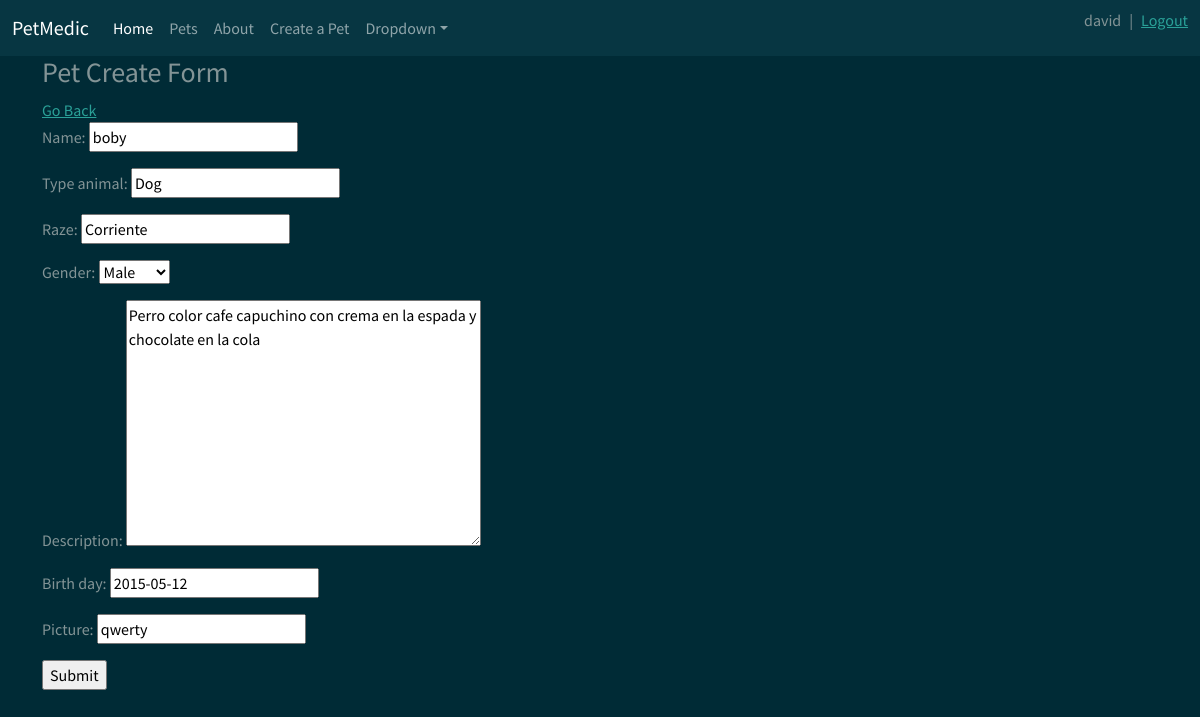
The page /pet/1/update/ (signed in) on the database its author committed.
### pet/models.py (models this page shows, shortened)
class Pet(models.Model):
    owner = models.ForeignKey(
        User,
        on_delete=models.CASCADE,
        null=True,
        blank=True,
    )
    FEMALE = 'F'
    MALE = 'M'
    GENDER_CHOICES = [
        (FEMALE, 'Female'),
        (MALE, 'Male'),
    ]
    id = models.AutoField(primary_key=True)
    name = models.CharField(max_length=100)
    type_animal = models.CharField(max_length=100)
    raze = models.CharField(max_length=100)
    gender = models.CharField(
        max_length=2,
        choices=GENDER_CHOICES,
        default=FEMALE,
    )
    description = models.TextField(null=True, blank=True)
    birth_day = models.DateField()
    picture = models.CharField(max_length=500)
    updated = models.DateTimeField(auto_now=True)  # hace referencia de cuando de actualiza  (todo el tiempo)
    created = models.DateTimeField(auto_now_add=True)  # hace referencia a cuando se creo la mascota (una vez)

### pet/views.py (the view)
# urls.py: path('pet/<int:pk>/update/', PetUpdate.as_view(), name='pet_update'),
class PetUpdate(LoginRequiredMixin, UpdateView):
    model = Pet
    fields = [
        'name',
        'type_animal',
        'raze',
        'gender',
        'description',
        'birth_day',
        'picture',
    ]
    success_url = reverse_lazy('pet_list')

### pet/templates/pet/pet_form.html (shortened to what this page needs)
{% extends 'main.html'%}
{% block content %}
<h3>Pet Create Form</h3>
<a href="{% url 'pet_list' %}"> Go Back</a>
<form method="POST" action="">
    {{ form.as_p}}
    <input type="submit" value="Submit">
</form>
{% endblock %}

### templates/navbar.html (shortened to what this page needs)
<link rel="stylesheet"
      type="text/css"
      href="{% static 'css/bootstrap.min.css' %}">
<nav class="navbar navbar-expand-lg navbar-dark bg-dark">
    <div class="container-fluid">
        <a class="navbar-brand" href="/">PetMedic</a>
        <div class="collapse navbar-collapse" id="navbarColor02">
            <ul class="navbar-nav me-auto">
                <li class="nav-item">
                    <a class="nav-link active" href="">Home
                    </a>
                </li>
                <li class="nav-item">
                    <a class="nav-link" href="{% url 'pet_list' %}">Pets</a>
                </li>
                <li class="nav-item">
                    <a class="nav-link" href="#">About</a>
                </li>
                <li class="nav-item">
                    <a class="nav-link" href="">Create a Pet</a>
                </li>
                <li class="nav-item dropdown">
                    <a class="nav-link dropdown-toggle" data-bs-toggle="dropdown" href="#" role="button"
                       aria-haspopup="true" aria-expanded="false">Dropdown</a>
                </li>
            </ul>
            <div class="d-flex">
                {% if request.user.is_authenticated %}
                <p style=" margin-right: 0.5em; ">
                    {{request.user}}
                </p>
                |
                <a style=" margin-left: 0.5em; " href="{% url 'logout' %}">Logout</a>
                {% else %}
                <a style=" margin-left: 0.5em; " href="{% url 'login' %}">Login</a>
                {% endif %}
            </div>
        </div>
    </div>
</nav>

### rows shown on the page
Pet: name "boby", type_animal "Dog", raze "Corriente", gender "Male", description "Perro color cafe capuchino con crema en la espada y chocolate en la cola", birth_day "2015-05-12", picture "qwerty"

### other values the page prints
{{ request.user }} "david"
